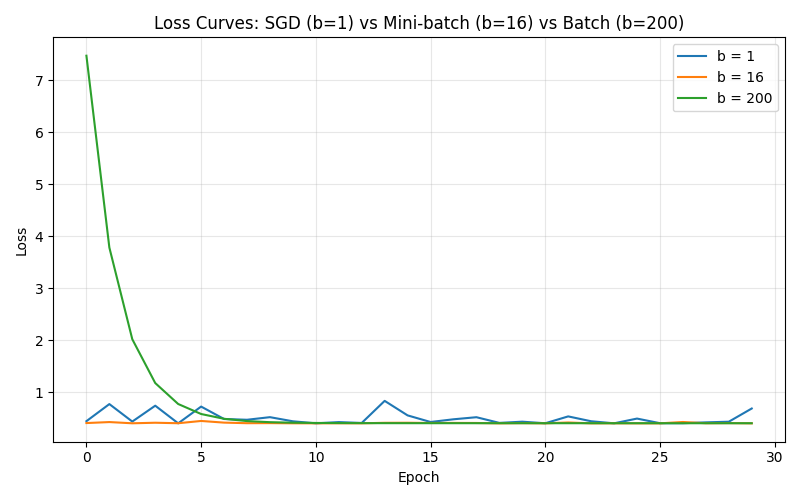

The script that saved this image:
import numpy as np
import matplotlib.pyplot as plt


def minibatch_sgd(X, y, alpha, epochs, b, seed=0):
    rng = np.random.default_rng(seed)
    n = len(y)
    w = np.zeros(X.shape[1])
    losses = []
    for epoch in range(epochs):
        perm = rng.permutation(n)
        for start in range(0, n, b):
            idx = perm[start:start + b]
            Xb, yb = X[idx], y[idx]
            error = Xb @ w - yb
            grad = Xb.T @ error / len(idx)
            w = w - alpha * grad
        full_error = X @ w - y
        losses.append((full_error ** 2).sum() / (2 * n))
    return w, losses


rng = np.random.default_rng(1)
x = rng.uniform(0, 4, size=200)
noise = rng.normal(0, 1, size=200)
y = 1 + 2 * x + noise
X = np.column_stack([np.ones_like(x), x])

plt.figure(figsize=(8, 5))
for b in [1, 16, 200]:
    w, losses = minibatch_sgd(X, y, alpha=0.05, epochs=30, b=b)
    print(f"b: {b} | last loss: {losses[-1]}")
    plt.plot(losses, label=f"b = {b}")

plt.xlabel("Epoch")
plt.ylabel("Loss")
plt.title("Loss Curves: SGD (b=1) vs Mini-batch (b=16) vs Batch (b=200)")
plt.legend()
plt.grid(True, alpha=0.3)
plt.tight_layout()
plt.savefig("step191_medium.png")
